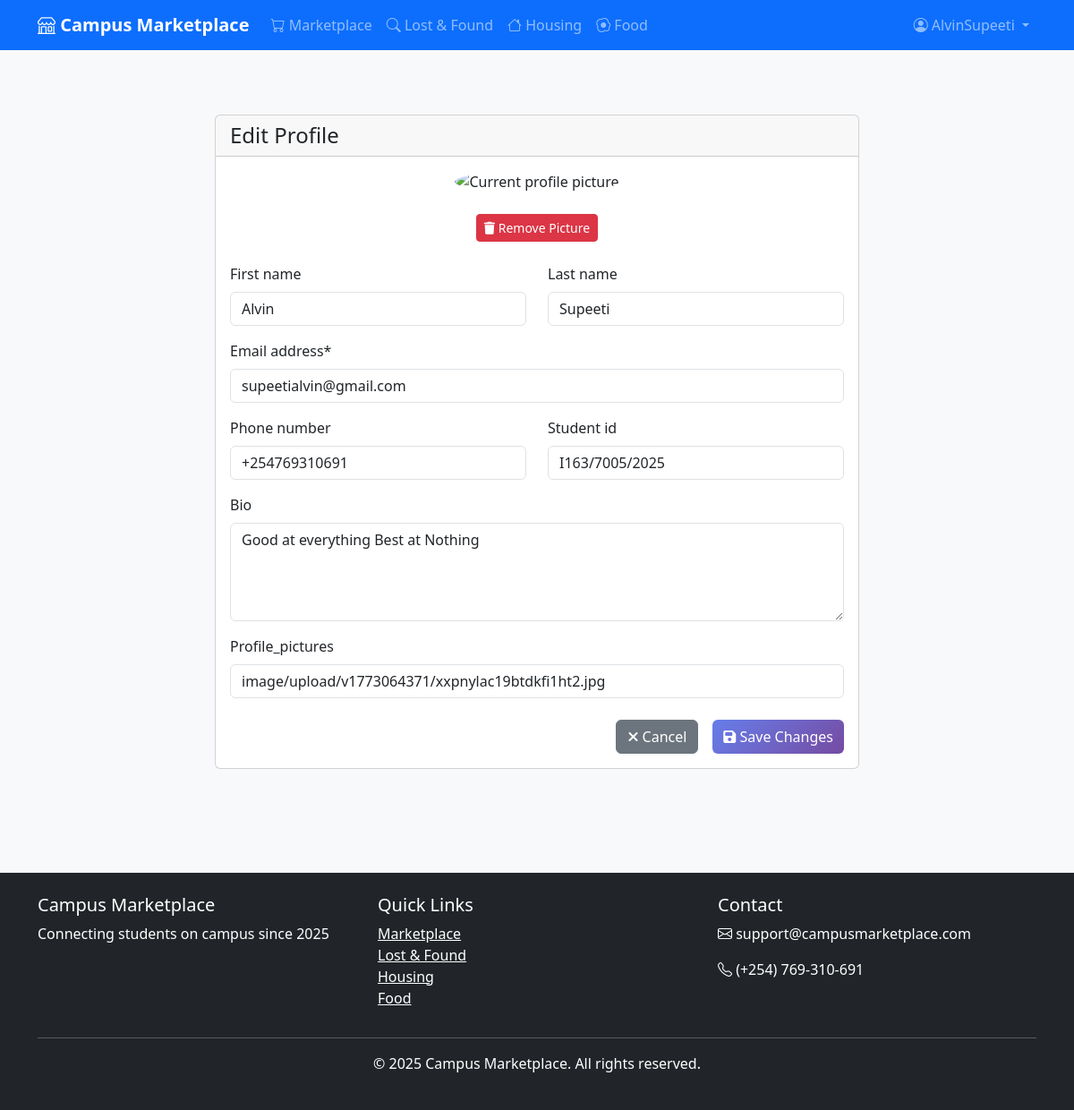
Page /accounts/profile/edit/ (signed in) on the committed database.
### accounts/models.py (models this page shows, shortened)
class CustomUser(AbstractUser):
    USER_TYPE_CHOICES = (
        ('student', 'Student'),
        ('vendor', 'Vendor'),
        ('staff', 'Staff'),
    )
    user_type = models.CharField(max_length=10, choices=USER_TYPE_CHOICES, default='student')
    student_id = models.CharField(max_length=20, blank=True, null=True)
    phone_number = models.CharField(max_length=15, blank=True, null=True)
    profile_picture = CloudinaryField('profile_pictures', blank=True, null=True)
    email_verified = models.BooleanField(default=False)
    created_at = models.DateTimeField(auto_now_add=True)
    bio = models.TextField(blank=True, null=True)
    updated_at = models.DateTimeField(auto_now=True)

### accounts/views.py (the view)
# urls.py: path('profile/edit/', views.profile_edit, name='profile_edit'),
@login_required
def profile_edit(request):
    user = request.user
    if request.method == 'POST':
        form = ProfileUpdateForm(request.POST, request.FILES, instance=user)
        if form.is_valid():
            form.save()
            messages.success(request, 'Your profile has been updated successfully!')
            return redirect('accounts:profile')
    else:
        form = ProfileUpdateForm(instance=user)
    context = {
        'form': form,
        'user': user,
        'active_tab': 'edit_profile'
    }
    return render(request, 'accounts/profile_edit.html', context)

### accounts/forms.py
class ProfileUpdateForm(forms.ModelForm):
    class Meta:
        model = CustomUser
        fields = [
            'first_name',
            'last_name',
            'email',
            'phone_number',
            'student_id',
            'bio',
            'profile_picture'
        ]
        widgets = {
            'bio': forms.Textarea(attrs={
                'rows': 4,
                'placeholder': 'Tell us a bit about yourself...'
            }),
            'phone_number': forms.TextInput(attrs={
                'placeholder': '+1234567890'
            }),
            'student_id': forms.TextInput(attrs={
                'placeholder': 'e.g., S12345678'
            }),
        }
    def __init__(self, *args, **kwargs):
        super().__init__(*args, **kwargs)
        self.fields['student_id'].required = False
        self.fields['phone_number'].required = False
        self.fields['email'].required = True

### templates/accounts/profile_edit.html (shortened to what this page needs)
{% extends 'base.html' %}
{% load crispy_forms_tags %}
{% load static %}
{% block content %}
<div class="container py-5">
    <div class="row">
        <div class="col-md-8 mx-auto">
            <div class="card">
                <div class="card-header">
                    <h4 class="mb-0">Edit Profile</h4>
                </div>
                <div class="card-body">
                    <form method="POST" enctype="multipart/form-data">
                        <div class="text-center mb-4">
                            {% if user.profile_picture %}
                                <img src="{{ user.profile_picture.url }}"
                                     alt="Current profile picture"
                                     class="img-fluid rounded-circle mb-3"
                                     style="width: 150px; height: 150px; object-fit: cover;">
                                <div class="mt-2">
                                    <a href="{% url 'accounts:delete_profile_picture' %}"
                                       class="btn btn-danger btn-sm">
                                        <i class="fas fa-trash"></i> Remove Picture
                                    </a>
                                </div>
                            {% else %}
                                <div class="rounded-circle bg-secondary d-flex align-items-center justify-content-center mb-3 mx-auto"
                                     style="width: 150px; height: 150px;">
                                    <i class="fas fa-user fa-4x text-light"></i>
                                </div>
                            {% endif %}
                        </div>
                        <div class="row">
                            <div class="col-md-6">
                                {{ form.first_name|as_crispy_field }}
                            </div>
                            <div class="col-md-6">
                                {{ form.last_name|as_crispy_field }}
                            </div>
                        </div>
                        {{ form.email|as_crispy_field }}
                        <div class="row">
                            <div class="col-md-6">
                                {{ form.phone_number|as_crispy_field }}
                            </div>
                            <div class="col-md-6">
                                {{ form.student_id|as_crispy_field }}
                            </div>
                        </div>
                        {{ form.bio|as_crispy_field }}
                        {{ form.profile_picture|as_crispy_field }}
                        <div class="d-grid gap-2 d-md-flex justify-content-md-end mt-4">
                            <a href="{% url 'accounts:profile' %}" class="btn btn-secondary me-md-2">
                                <i class="fas fa-times"></i> Cancel
                            </a>
                            <button type="submit" class="btn btn-primary">
                                <i class="fas fa-save"></i> Save Changes
                            </button>
                        </div>
                    </form>
                </div>
            </div>
        </div>
    </div>
</div>
{% endblock %}

### templates/base.html (shortened to what this page needs)
<!DOCTYPE html>
<html lang="en">
  <head>
    <link
      href="https://cdn.jsdelivr.net/npm/bootstrap@5.3.0/dist/css/bootstrap.min.css"
      rel="stylesheet"
    />
    <link
      rel="stylesheet"
      href="https://cdnjs.cloudflare.com/ajax/libs/font-awesome/6.4.0/css/all.min.css"
    />
    <link
      rel="stylesheet"
      href="https://cdn.jsdelivr.net/npm/bootstrap-icons@1.10.0/font/bootstrap-icons.css"
    />
    <link
      rel="stylesheet"
      href="https://cdnjs.cloudflare.com/ajax/libs/font-awesome/6.4.0/css/all.min.css"
    />
  </head>
  <body>
    <nav class="navbar navbar-expand-lg navbar-dark bg-primary fixed-top">
      <div class="container">
        <a class="navbar-brand" href="{% url 'home' %}">
          <i class="bi bi-shop"></i> Campus Marketplace
        </a>
        <div class="collapse navbar-collapse" id="navbarNav">
          <ul class="navbar-nav me-auto">
            {% if user.is_authenticated %}
            <li class="nav-item">
              <a class="nav-link" href="{% url 'marketplace:home' %}">
                <i class="bi bi-cart"></i> Marketplace
              </a>
            </li>
            <li class="nav-item">
              <a class="nav-link" href="{% url 'lostfound:home' %}">
                <i class="bi bi-search"></i> Lost & Found
              </a>
            </li>
            <li class="nav-item">
              <a class="nav-link" href="{% url 'housing:home' %}">
                <i class="bi bi-house"></i> Housing
              </a>
            </li>
            <li class="nav-item">
              <a class="nav-link" href="{% url 'food:home' %}">
                <i class="bi bi-egg-fried"></i> Food
              </a>
            </li>
          </ul>
          <ul class="navbar-nav">
            <li class="nav-item dropdown">
              <a
                class="nav-link dropdown-toggle"
                href="#"
                role="button"
                data-bs-toggle="dropdown"
              >
                <i class="bi bi-person-circle"></i> {{ user.username }}
              </a>
            </li>
            {% endif %}
          </ul>
        </div>
      </div>
    </nav>
    <main class="container my-4">{% block content %}{% endblock %}</main>
    <footer class="bg-dark text-white py-4 mt-5">
      <div class="container">
        <div class="row">
          <div class="col-md-4">
            <h5>Campus Marketplace</h5>
            <p>Connecting students on campus since 2025</p>
          </div>
          <div class="col-md-4">
            <h5>Quick Links</h5>
            <ul class="list-unstyled">
              <li>
                <a href="{% url 'marketplace:home' %}" class="text-white"
                  >Marketplace</a
                >
              </li>
              <li>
                <a href="{% url 'lostfound:home' %}" class="text-white"
                  >Lost & Found</a
                >
              </li>
              <li>
                <a href="{% url 'housing:home' %}" class="text-white"
                  >Housing</a
                >
              </li>
              <li>
                <a href="{% url 'food:home' %}" class="text-white">Food</a>
              </li>
            </ul>
          </div>
          <div class="col-md-4">
            <h5>Contact</h5>
            <p><i class="bi bi-envelope"></i> support@campusmarketplace.com</p>
            <p><i class="bi bi-telephone"></i> (+254) 769-310-691</p>
          </div>
        </div>
        <hr class="bg-light" />
        <div class="text-center">
          <p>&copy; 2025 Campus Marketplace. All rights reserved.</p>
        </div>
      </div>
    </footer>
  </body>
</html>

### templates/base.html (style rules this page uses)
body { padding-top: 56px; background-color: #f8f9fa; }
.navbar-brand { font-weight: bold; }
.card { transition: transform 0.3s; margin-bottom: 20px; }
.btn-primary { background: linear-gradient(135deg, #667eea 0%, #764ba2 100%); border: none; }

### rows in the picture
CustomUser: username "AlvinSupeeti", first_name "Alvin", last_name "Supeeti", email "supeetialvin@gmail.com", phone_number "+254769310691", student_id "I163/7005/2025", bio "Good at everything Best at Nothing", profile_picture "image/upload/v1773064371/xxpnylac19btdkfi1ht2.jpg"
